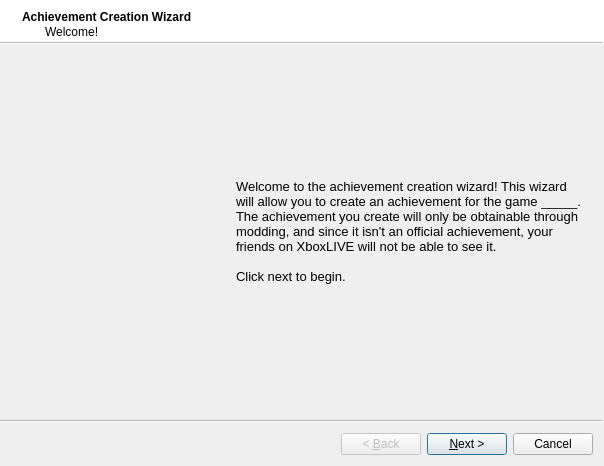
<?xml version="1.0" encoding="UTF-8"?>
<ui version="4.0">
 <class>AchievementCreationWizard</class>
 <widget class="QWizard" name="AchievementCreationWizard">
  <property name="geometry">
   <rect>
    <x>0</x>
    <y>0</y>
    <width>604</width>
    <height>466</height>
   </rect>
  </property>
  <property name="windowTitle">
   <string>Wizard</string>
  </property>
  <property name="wizardStyle">
   <enum>QWizard::AeroStyle</enum>
  </property>
  <property name="titleFormat">
   <enum>Qt::RichText</enum>
  </property>
  <property name="subTitleFormat">
   <enum>Qt::RichText</enum>
  </property>
  <widget class="QWizardPage" name="wizardPage1">
   <property name="title">
    <string>Achievement Creation Wizard</string>
   </property>
   <property name="subTitle">
    <string>Welcome!</string>
   </property>
   <layout class="QVBoxLayout" name="verticalLayout">
    <item>
     <spacer name="verticalSpacer">
      <property name="orientation">
       <enum>Qt::Vertical</enum>
      </property>
      <property name="sizeHint" stdset="0">
       <size>
        <width>20</width>
        <height>40</height>
       </size>
      </property>
     </spacer>
    </item>
    <item>
     <layout class="QHBoxLayout" name="horizontalLayout" stretch="0,1,6">
      <item>
       <widget class="QLabel" name="label">
        <property name="minimumSize">
         <size>
          <width>150</width>
          <height>300</height>
         </size>
        </property>
        <property name="maximumSize">
         <size>
          <width>150</width>
          <height>300</height>
         </size>
        </property>
        <property name="text">
         <string/>
        </property>
        <property name="pixmap">
         <pixmap resource="Resources.qrc">:/Images/achievement creation.png</pixmap>
        </property>
        <property name="scaledContents">
         <bool>true</bool>
        </property>
       </widget>
      </item>
      <item>
       <spacer name="horizontalSpacer_7">
        <property name="orientation">
         <enum>Qt::Horizontal</enum>
        </property>
        <property name="sizeHint" stdset="0">
         <size>
          <width>40</width>
          <height>20</height>
         </size>
        </property>
       </spacer>
      </item>
      <item>
       <widget class="QLabel" name="label_3">
        <property name="text">
         <string>&lt;!DOCTYPE HTML PUBLIC &quot;-//W3C//DTD HTML 4.0//EN&quot; &quot;http://www.w3.org/TR/REC-html40/strict.dtd&quot;&gt;
&lt;html&gt;&lt;head&gt;&lt;meta name=&quot;qrichtext&quot; content=&quot;1&quot; /&gt;&lt;style type=&quot;text/css&quot;&gt;
p, li { white-space: pre-wrap; }
&lt;/style&gt;&lt;/head&gt;&lt;body style=&quot; font-family:'MS Shell Dlg 2'; font-size:8.25pt; font-weight:400; font-style:normal;&quot;&gt;
&lt;p style=&quot; margin-top:0px; margin-bottom:0px; margin-left:0px; margin-right:0px; -qt-block-indent:0; text-indent:0px;&quot;&gt;&lt;span style=&quot; font-size:10pt;&quot;&gt;Welcome to the achievement creation wizard! This wizard will allow you to create an achievement for the game _____. The achievement you create will only be obtainable through modding, and since it isn't an official achievement, your friends on XboxLIVE will not be able to see it.&lt;/span&gt;&lt;/p&gt;
&lt;p style=&quot;-qt-paragraph-type:empty; margin-top:0px; margin-bottom:0px; margin-left:0px; margin-right:0px; -qt-block-indent:0; text-indent:0px; font-size:10pt;&quot;&gt;&lt;/p&gt;
&lt;p style=&quot; margin-top:0px; margin-bottom:0px; margin-left:0px; margin-right:0px; -qt-block-indent:0; text-indent:0px;&quot;&gt;&lt;span style=&quot; font-size:10pt;&quot;&gt;Click next to begin.&lt;/span&gt;&lt;/p&gt;&lt;/body&gt;&lt;/html&gt;</string>
        </property>
        <property name="wordWrap">
         <bool>true</bool>
        </property>
       </widget>
      </item>
     </layout>
    </item>
    <item>
     <spacer name="verticalSpacer_2">
      <property name="orientation">
       <enum>Qt::Vertical</enum>
      </property>
      <property name="sizeHint" stdset="0">
       <size>
        <width>20</width>
        <height>40</height>
       </size>
      </property>
     </spacer>
    </item>
   </layout>
  </widget>
  <widget class="QWizardPage" name="wizardPage2">
   <property name="title">
    <string>Name and Description</string>
   </property>
   <property name="subTitle">
    <string>Choose the text that you want the gamer to see</string>
   </property>
   <layout class="QVBoxLayout" name="verticalLayout_5">
    <item>
     <layout class="QHBoxLayout" name="horizontalLayout_4" stretch="0,1,6">
      <item>
       <widget class="QLabel" name="label_6">
        <property name="minimumSize">
         <size>
          <width>150</width>
          <height>300</height>
         </size>
        </property>
        <property name="maximumSize">
         <size>
          <width>150</width>
          <height>300</height>
         </size>
        </property>
        <property name="text">
         <string/>
        </property>
        <property name="pixmap">
         <pixmap resource="Resources.qrc">:/Images/achievement creation.png</pixmap>
        </property>
        <property name="scaledContents">
         <bool>true</bool>
        </property>
       </widget>
      </item>
      <item>
       <spacer name="horizontalSpacer_6">
        <property name="orientation">
         <enum>Qt::Horizontal</enum>
        </property>
        <property name="sizeHint" stdset="0">
         <size>
          <width>40</width>
          <height>20</height>
         </size>
        </property>
       </spacer>
      </item>
      <item>
       <layout class="QVBoxLayout" name="verticalLayout_4">
        <item>
         <layout class="QHBoxLayout" name="horizontalLayout_3">
          <item>
           <widget class="QLabel" name="label_4">
            <property name="text">
             <string>&lt;!DOCTYPE HTML PUBLIC &quot;-//W3C//DTD HTML 4.0//EN&quot; &quot;http://www.w3.org/TR/REC-html40/strict.dtd&quot;&gt;
&lt;html&gt;&lt;head&gt;&lt;meta name=&quot;qrichtext&quot; content=&quot;1&quot; /&gt;&lt;style type=&quot;text/css&quot;&gt;
p, li { white-space: pre-wrap; }
&lt;/style&gt;&lt;/head&gt;&lt;body style=&quot; font-family:'MS Shell Dlg 2'; font-size:8.25pt; font-weight:400; font-style:normal;&quot;&gt;
&lt;p style=&quot; margin-top:0px; margin-bottom:0px; margin-left:0px; margin-right:0px; -qt-block-indent:0; text-indent:0px;&quot;&gt;&lt;span style=&quot; font-size:8pt;&quot;&gt;Name:&lt;/span&gt;&lt;/p&gt;&lt;/body&gt;&lt;/html&gt;</string>
            </property>
           </widget>
          </item>
          <item>
           <widget class="QLineEdit" name="txtName">
            <property name="maxLength">
             <number>32</number>
            </property>
           </widget>
          </item>
         </layout>
        </item>
        <item>
         <spacer name="verticalSpacer_3">
          <property name="orientation">
           <enum>Qt::Vertical</enum>
          </property>
          <property name="sizeHint" stdset="0">
           <size>
            <width>20</width>
            <height>40</height>
           </size>
          </property>
         </spacer>
        </item>
        <item>
         <layout class="QHBoxLayout" name="horizontalLayout_2">
          <item>
           <layout class="QVBoxLayout" name="verticalLayout_2">
            <item>
             <widget class="QLabel" name="label_5">
              <property name="text">
               <string>&lt;!DOCTYPE HTML PUBLIC &quot;-//W3C//DTD HTML 4.0//EN&quot; &quot;http://www.w3.org/TR/REC-html40/strict.dtd&quot;&gt;
&lt;html&gt;&lt;head&gt;&lt;meta name=&quot;qrichtext&quot; content=&quot;1&quot; /&gt;&lt;style type=&quot;text/css&quot;&gt;
p, li { white-space: pre-wrap; }
&lt;/style&gt;&lt;/head&gt;&lt;body style=&quot; font-family:'MS Shell Dlg 2'; font-size:8.25pt; font-weight:400; font-style:normal;&quot;&gt;
&lt;p style=&quot; margin-top:0px; margin-bottom:0px; margin-left:0px; margin-right:0px; -qt-block-indent:0; text-indent:0px;&quot;&gt;&lt;span style=&quot; font-size:8pt;&quot;&gt;Locked Description:&lt;/span&gt;&lt;/p&gt;&lt;/body&gt;&lt;/html&gt;</string>
              </property>
             </widget>
            </item>
            <item>
             <widget class="QPlainTextEdit" name="txtLockDesc"/>
            </item>
           </layout>
          </item>
         </layout>
        </item>
        <item>
         <spacer name="verticalSpacer_4">
          <property name="orientation">
           <enum>Qt::Vertical</enum>
          </property>
          <property name="sizeHint" stdset="0">
           <size>
            <width>20</width>
            <height>40</height>
           </size>
          </property>
         </spacer>
        </item>
        <item>
         <layout class="QVBoxLayout" name="verticalLayout_3">
          <item>
           <widget class="QLabel" name="label_7">
            <property name="text">
             <string>&lt;!DOCTYPE HTML PUBLIC &quot;-//W3C//DTD HTML 4.0//EN&quot; &quot;http://www.w3.org/TR/REC-html40/strict.dtd&quot;&gt;
&lt;html&gt;&lt;head&gt;&lt;meta name=&quot;qrichtext&quot; content=&quot;1&quot; /&gt;&lt;style type=&quot;text/css&quot;&gt;
p, li { white-space: pre-wrap; }
&lt;/style&gt;&lt;/head&gt;&lt;body style=&quot; font-family:'MS Shell Dlg 2'; font-size:8.25pt; font-weight:400; font-style:normal;&quot;&gt;
&lt;p style=&quot; margin-top:0px; margin-bottom:0px; margin-left:0px; margin-right:0px; -qt-block-indent:0; text-indent:0px;&quot;&gt;&lt;span style=&quot; font-size:8pt;&quot;&gt;Unlocked Description:&lt;/span&gt;&lt;/p&gt;&lt;/body&gt;&lt;/html&gt;</string>
            </property>
           </widget>
          </item>
          <item>
           <widget class="QPlainTextEdit" name="txtUnlockDesc"/>
          </item>
         </layout>
        </item>
       </layout>
      </item>
     </layout>
    </item>
   </layout>
  </widget>
  <widget class="QWizardPage" name="wizardPage">
   <property name="title">
    <string>Thumbnail</string>
   </property>
   <property name="subTitle">
    <string>Choose the image that will represent the achievement</string>
   </property>
   <layout class="QGridLayout" name="gridLayout">
    <item row="1" column="0">
     <layout class="QHBoxLayout" name="horizontalLayout_6" stretch="0,1,6">
      <item>
       <widget class="QLabel" name="label_8">
        <property name="minimumSize">
         <size>
          <width>150</width>
          <height>300</height>
         </size>
        </property>
        <property name="maximumSize">
         <size>
          <width>150</width>
          <height>300</height>
         </size>
        </property>
        <property name="text">
         <string/>
        </property>
        <property name="pixmap">
         <pixmap resource="Resources.qrc">:/Images/achievement creation.png</pixmap>
        </property>
        <property name="scaledContents">
         <bool>true</bool>
        </property>
       </widget>
      </item>
      <item>
       <spacer name="horizontalSpacer_8">
        <property name="orientation">
         <enum>Qt::Horizontal</enum>
        </property>
        <property name="sizeHint" stdset="0">
         <size>
          <width>40</width>
          <height>20</height>
         </size>
        </property>
       </spacer>
      </item>
      <item>
       <layout class="QVBoxLayout" name="verticalLayout_7" stretch="1,1">
        <item>
         <layout class="QHBoxLayout" name="horizontalLayout_5">
          <item>
           <spacer name="horizontalSpacer">
            <property name="orientation">
             <enum>Qt::Horizontal</enum>
            </property>
            <property name="sizeHint" stdset="0">
             <size>
              <width>40</width>
              <height>20</height>
             </size>
            </property>
           </spacer>
          </item>
          <item>
           <layout class="QVBoxLayout" name="verticalLayout_6">
            <item>
             <spacer name="verticalSpacer_15">
              <property name="orientation">
               <enum>Qt::Vertical</enum>
              </property>
              <property name="sizeHint" stdset="0">
               <size>
                <width>20</width>
                <height>40</height>
               </size>
              </property>
             </spacer>
            </item>
            <item>
             <widget class="QLabel" name="imgThumbnail">
              <property name="minimumSize">
               <size>
                <width>64</width>
                <height>64</height>
               </size>
              </property>
              <property name="maximumSize">
               <size>
                <width>64</width>
                <height>64</height>
               </size>
              </property>
              <property name="text">
               <string/>
              </property>
              <property name="pixmap">
               <pixmap resource="Resources.qrc">:/Images/HiddenAchievement.png</pixmap>
              </property>
              <property name="scaledContents">
               <bool>true</bool>
              </property>
             </widget>
            </item>
            <item>
             <widget class="QPushButton" name="pushButton">
              <property name="minimumSize">
               <size>
                <width>64</width>
                <height>0</height>
               </size>
              </property>
              <property name="maximumSize">
               <size>
                <width>64</width>
                <height>16777215</height>
               </size>
              </property>
              <property name="text">
               <string>...</string>
              </property>
             </widget>
            </item>
           </layout>
          </item>
          <item>
           <spacer name="horizontalSpacer_2">
            <property name="orientation">
             <enum>Qt::Horizontal</enum>
            </property>
            <property name="sizeHint" stdset="0">
             <size>
              <width>40</width>
              <height>20</height>
             </size>
            </property>
           </spacer>
          </item>
         </layout>
        </item>
        <item>
         <widget class="QLabel" name="label_10">
          <property name="text">
           <string>&lt;!DOCTYPE HTML PUBLIC &quot;-//W3C//DTD HTML 4.0//EN&quot; &quot;http://www.w3.org/TR/REC-html40/strict.dtd&quot;&gt;
&lt;html&gt;&lt;head&gt;&lt;meta name=&quot;qrichtext&quot; content=&quot;1&quot; /&gt;&lt;style type=&quot;text/css&quot;&gt;
p, li { white-space: pre-wrap; }
&lt;/style&gt;&lt;/head&gt;&lt;body style=&quot; font-family:'MS Shell Dlg 2'; font-size:8.25pt; font-weight:400; font-style:normal;&quot;&gt;
&lt;p style=&quot; margin-top:0px; margin-bottom:0px; margin-left:0px; margin-right:0px; -qt-block-indent:0; text-indent:0px;&quot;&gt;&lt;span style=&quot; font-size:10pt;&quot;&gt;The thumbnail chosen must be 64x64 pixels and it must be a PNG image. The thumbnail for the achievement will be available to the gamer both before and after it has been unlocked.&lt;/span&gt;&lt;/p&gt;&lt;/body&gt;&lt;/html&gt;</string>
          </property>
          <property name="wordWrap">
           <bool>true</bool>
          </property>
         </widget>
        </item>
       </layout>
      </item>
     </layout>
    </item>
    <item row="0" column="0">
     <spacer name="verticalSpacer_5">
      <property name="orientation">
       <enum>Qt::Vertical</enum>
      </property>
      <property name="sizeHint" stdset="0">
       <size>
        <width>20</width>
        <height>40</height>
       </size>
      </property>
     </spacer>
    </item>
    <item row="2" column="0">
     <spacer name="verticalSpacer_6">
      <property name="orientation">
       <enum>Qt::Vertical</enum>
      </property>
      <property name="sizeHint" stdset="0">
       <size>
        <width>20</width>
        <height>40</height>
       </size>
      </property>
     </spacer>
    </item>
   </layout>
  </widget>
  <widget class="QWizardPage" name="wizardPage_2">
   <property name="title">
    <string>Gamerscore</string>
   </property>
   <property name="subTitle">
    <string>Choose the amount of gamerscore to be awared to the gamer upon unlocking it</string>
   </property>
   <layout class="QVBoxLayout" name="verticalLayout_9">
    <item>
     <spacer name="verticalSpacer_7">
      <property name="orientation">
       <enum>Qt::Vertical</enum>
      </property>
      <property name="sizeHint" stdset="0">
       <size>
        <width>20</width>
        <height>40</height>
       </size>
      </property>
     </spacer>
    </item>
    <item>
     <layout class="QHBoxLayout" name="horizontalLayout_8" stretch="0,1,6">
      <item>
       <widget class="QLabel" name="label_11">
        <property name="minimumSize">
         <size>
          <width>150</width>
          <height>300</height>
         </size>
        </property>
        <property name="maximumSize">
         <size>
          <width>150</width>
          <height>300</height>
         </size>
        </property>
        <property name="text">
         <string/>
        </property>
        <property name="pixmap">
         <pixmap resource="Resources.qrc">:/Images/achievement creation.png</pixmap>
        </property>
        <property name="scaledContents">
         <bool>true</bool>
        </property>
       </widget>
      </item>
      <item>
       <spacer name="horizontalSpacer_9">
        <property name="orientation">
         <enum>Qt::Horizontal</enum>
        </property>
        <property name="sizeHint" stdset="0">
         <size>
          <width>40</width>
          <height>20</height>
         </size>
        </property>
       </spacer>
      </item>
      <item>
       <layout class="QVBoxLayout" name="verticalLayout_8">
        <item>
         <layout class="QHBoxLayout" name="horizontalLayout_7">
          <item>
           <spacer name="horizontalSpacer_3">
            <property name="orientation">
             <enum>Qt::Horizontal</enum>
            </property>
            <property name="sizeHint" stdset="0">
             <size>
              <width>40</width>
              <height>20</height>
             </size>
            </property>
           </spacer>
          </item>
          <item>
           <widget class="QSpinBox" name="spnGamerscore">
            <property name="minimumSize">
             <size>
              <width>0</width>
              <height>30</height>
             </size>
            </property>
            <property name="font">
             <font>
              <pointsize>10</pointsize>
             </font>
            </property>
            <property name="suffix">
             <string>G</string>
            </property>
            <property name="minimum">
             <number>0</number>
            </property>
            <property name="maximum">
             <number>2147483647</number>
            </property>
           </widget>
          </item>
         </layout>
        </item>
        <item>
         <widget class="QLabel" name="label_12">
          <property name="text">
           <string>&lt;!DOCTYPE HTML PUBLIC &quot;-//W3C//DTD HTML 4.0//EN&quot; &quot;http://www.w3.org/TR/REC-html40/strict.dtd&quot;&gt;
&lt;html&gt;&lt;head&gt;&lt;meta name=&quot;qrichtext&quot; content=&quot;1&quot; /&gt;&lt;style type=&quot;text/css&quot;&gt;
p, li { white-space: pre-wrap; }
&lt;/style&gt;&lt;/head&gt;&lt;body style=&quot; font-family:'MS Shell Dlg 2'; font-size:8.25pt; font-weight:400; font-style:normal;&quot;&gt;
&lt;p style=&quot; margin-top:0px; margin-bottom:0px; margin-left:0px; margin-right:0px; -qt-block-indent:0; text-indent:0px;&quot;&gt;&lt;span style=&quot; font-size:10pt;&quot;&gt;No matter how much gamerscore is awarded for unlocking this achievement, none if it will go towards the amount seen by your friends. &lt;/span&gt;&lt;/p&gt;&lt;/body&gt;&lt;/html&gt;</string>
          </property>
          <property name="wordWrap">
           <bool>true</bool>
          </property>
         </widget>
        </item>
       </layout>
      </item>
     </layout>
    </item>
    <item>
     <spacer name="verticalSpacer_8">
      <property name="orientation">
       <enum>Qt::Vertical</enum>
      </property>
      <property name="sizeHint" stdset="0">
       <size>
        <width>20</width>
        <height>40</height>
       </size>
      </property>
     </spacer>
    </item>
   </layout>
  </widget>
  <widget class="QWizardPage" name="wizardPage_4">
   <property name="title">
    <string>Achievement Type</string>
   </property>
   <property name="subTitle">
    <string>A category the achievement is put in based on how it is obtainable</string>
   </property>
   <layout class="QVBoxLayout" name="verticalLayout_11">
    <item>
     <spacer name="verticalSpacer_9">
      <property name="orientation">
       <enum>Qt::Vertical</enum>
      </property>
      <property name="sizeHint" stdset="0">
       <size>
        <width>20</width>
        <height>40</height>
       </size>
      </property>
     </spacer>
    </item>
    <item>
     <layout class="QHBoxLayout" name="horizontalLayout_10" stretch="0,1,6">
      <item>
       <widget class="QLabel" name="label_13">
        <property name="minimumSize">
         <size>
          <width>150</width>
          <height>300</height>
         </size>
        </property>
        <property name="maximumSize">
         <size>
          <width>150</width>
          <height>300</height>
         </size>
        </property>
        <property name="text">
         <string/>
        </property>
        <property name="pixmap">
         <pixmap resource="Resources.qrc">:/Images/achievement creation.png</pixmap>
        </property>
        <property name="scaledContents">
         <bool>true</bool>
        </property>
       </widget>
      </item>
      <item>
       <spacer name="horizontalSpacer_10">
        <property name="orientation">
         <enum>Qt::Horizontal</enum>
        </property>
        <property name="sizeHint" stdset="0">
         <size>
          <width>40</width>
          <height>20</height>
         </size>
        </property>
       </spacer>
      </item>
      <item>
       <layout class="QVBoxLayout" name="verticalLayout_10">
        <item>
         <layout class="QHBoxLayout" name="horizontalLayout_9">
          <item>
           <spacer name="horizontalSpacer_4">
            <property name="orientation">
             <enum>Qt::Horizontal</enum>
            </property>
            <property name="sizeHint" stdset="0">
             <size>
              <width>40</width>
              <height>20</height>
             </size>
            </property>
           </spacer>
          </item>
          <item>
           <widget class="QComboBox" name="cmbxType">
            <property name="minimumSize">
             <size>
              <width>0</width>
              <height>30</height>
             </size>
            </property>
            <property name="font">
             <font>
              <pointsize>10</pointsize>
             </font>
            </property>
            <item>
             <property name="text">
              <string>Completion</string>
             </property>
            </item>
            <item>
             <property name="text">
              <string>Leveling</string>
             </property>
            </item>
            <item>
             <property name="text">
              <string>Unlock</string>
             </property>
            </item>
            <item>
             <property name="text">
              <string>Event</string>
             </property>
            </item>
            <item>
             <property name="text">
              <string>Tournament</string>
             </property>
            </item>
            <item>
             <property name="text">
              <string>Checkpoint</string>
             </property>
            </item>
            <item>
             <property name="text">
              <string>Other</string>
             </property>
            </item>
           </widget>
          </item>
         </layout>
        </item>
        <item>
         <widget class="QLabel" name="lblAchievementType">
          <property name="text">
           <string>&lt;!DOCTYPE HTML PUBLIC &quot;-//W3C//DTD HTML 4.0//EN&quot; &quot;http://www.w3.org/TR/REC-html40/strict.dtd&quot;&gt;
&lt;html&gt;&lt;head&gt;&lt;meta name=&quot;qrichtext&quot; content=&quot;1&quot; /&gt;&lt;style type=&quot;text/css&quot;&gt;
p, li { white-space: pre-wrap; }
&lt;/style&gt;&lt;/head&gt;&lt;body style=&quot; font-family:'MS Shell Dlg 2'; font-size:8.25pt; font-weight:400; font-style:normal;&quot;&gt;
&lt;p style=&quot; margin-top:0px; margin-bottom:0px; margin-left:0px; margin-right:0px; -qt-block-indent:0; text-indent:0px;&quot;&gt;&lt;span style=&quot; font-size:10pt;&quot;&gt;The player has completed a game. For example, finishing the single-player campaign or finishing Dynasty Mode.&lt;/span&gt;&lt;/p&gt;&lt;/body&gt;&lt;/html&gt;</string>
          </property>
          <property name="wordWrap">
           <bool>true</bool>
          </property>
         </widget>
        </item>
       </layout>
      </item>
     </layout>
    </item>
    <item>
     <spacer name="verticalSpacer_10">
      <property name="orientation">
       <enum>Qt::Vertical</enum>
      </property>
      <property name="sizeHint" stdset="0">
       <size>
        <width>20</width>
        <height>40</height>
       </size>
      </property>
     </spacer>
    </item>
   </layout>
  </widget>
  <widget class="QWizardPage" name="wizardPage_3">
   <property name="title">
    <string>Secret</string>
   </property>
   <property name="subTitle">
    <string>Choose whether or not the achievement is secret</string>
   </property>
   <layout class="QVBoxLayout" name="verticalLayout_13">
    <item>
     <spacer name="verticalSpacer_11">
      <property name="orientation">
       <enum>Qt::Vertical</enum>
      </property>
      <property name="sizeHint" stdset="0">
       <size>
        <width>20</width>
        <height>40</height>
       </size>
      </property>
     </spacer>
    </item>
    <item>
     <layout class="QHBoxLayout" name="horizontalLayout_12" stretch="0,1,6">
      <item>
       <widget class="QLabel" name="label_14">
        <property name="minimumSize">
         <size>
          <width>150</width>
          <height>300</height>
         </size>
        </property>
        <property name="maximumSize">
         <size>
          <width>150</width>
          <height>300</height>
         </size>
        </property>
        <property name="text">
         <string/>
        </property>
        <property name="pixmap">
         <pixmap resource="Resources.qrc">:/Images/achievement creation.png</pixmap>
        </property>
        <property name="scaledContents">
         <bool>true</bool>
        </property>
       </widget>
      </item>
      <item>
       <spacer name="horizontalSpacer_11">
        <property name="orientation">
         <enum>Qt::Horizontal</enum>
        </property>
        <property name="sizeHint" stdset="0">
         <size>
          <width>40</width>
          <height>20</height>
         </size>
        </property>
       </spacer>
      </item>
      <item>
       <layout class="QVBoxLayout" name="verticalLayout_12">
        <item>
         <layout class="QHBoxLayout" name="horizontalLayout_11">
          <item>
           <spacer name="horizontalSpacer_5">
            <property name="orientation">
             <enum>Qt::Horizontal</enum>
            </property>
            <property name="sizeHint" stdset="0">
             <size>
              <width>40</width>
              <height>20</height>
             </size>
            </property>
           </spacer>
          </item>
          <item>
           <widget class="QComboBox" name="cmbxSecret">
            <property name="minimumSize">
             <size>
              <width>0</width>
              <height>30</height>
             </size>
            </property>
            <property name="font">
             <font>
              <pointsize>10</pointsize>
             </font>
            </property>
            <item>
             <property name="text">
              <string>Not Secret</string>
             </property>
            </item>
            <item>
             <property name="text">
              <string>Secret</string>
             </property>
            </item>
           </widget>
          </item>
         </layout>
        </item>
        <item>
         <widget class="QLabel" name="lblAchievementType_2">
          <property name="text">
           <string>&lt;!DOCTYPE HTML PUBLIC &quot;-//W3C//DTD HTML 4.0//EN&quot; &quot;http://www.w3.org/TR/REC-html40/strict.dtd&quot;&gt;
&lt;html&gt;&lt;head&gt;&lt;meta name=&quot;qrichtext&quot; content=&quot;1&quot; /&gt;&lt;style type=&quot;text/css&quot;&gt;
p, li { white-space: pre-wrap; }
&lt;/style&gt;&lt;/head&gt;&lt;body style=&quot; font-family:'MS Shell Dlg 2'; font-size:8.25pt; font-weight:400; font-style:normal;&quot;&gt;
&lt;p style=&quot; margin-top:0px; margin-bottom:0px; margin-left:0px; margin-right:0px; -qt-block-indent:0; text-indent:0px;&quot;&gt;&lt;span style=&quot; font-size:10pt;&quot;&gt;If the achievement if secret, then the gamer cannot see a description of the achievement before it is unlocked. Therefore the player will not know how to obtain the achievement.&lt;/span&gt;&lt;/p&gt;&lt;/body&gt;&lt;/html&gt;</string>
          </property>
          <property name="wordWrap">
           <bool>true</bool>
          </property>
         </widget>
        </item>
       </layout>
      </item>
     </layout>
    </item>
    <item>
     <spacer name="verticalSpacer_12">
      <property name="orientation">
       <enum>Qt::Vertical</enum>
      </property>
      <property name="sizeHint" stdset="0">
       <size>
        <width>20</width>
        <height>40</height>
       </size>
      </property>
     </spacer>
    </item>
   </layout>
  </widget>
  <widget class="QWizardPage" name="wizardPage_5">
   <property name="title">
    <string>The End</string>
   </property>
   <property name="subTitle">
    <string>You're done</string>
   </property>
   <layout class="QVBoxLayout" name="verticalLayout_14">
    <item>
     <spacer name="verticalSpacer_13">
      <property name="orientation">
       <enum>Qt::Vertical</enum>
      </property>
      <property name="sizeHint" stdset="0">
       <size>
        <width>20</width>
        <height>40</height>
       </size>
      </property>
     </spacer>
    </item>
    <item>
     <layout class="QHBoxLayout" name="horizontalLayout_13" stretch="0,1,6">
      <item>
       <widget class="QLabel" name="label_15">
        <property name="minimumSize">
         <size>
          <width>150</width>
          <height>300</height>
         </size>
        </property>
        <property name="maximumSize">
         <size>
          <width>150</width>
          <height>300</height>
         </size>
        </property>
        <property name="text">
         <string/>
        </property>
        <property name="pixmap">
         <pixmap resource="Resources.qrc">:/Images/achievement creation.png</pixmap>
        </property>
        <property name="scaledContents">
         <bool>true</bool>
        </property>
       </widget>
      </item>
      <item>
       <spacer name="horizontalSpacer_12">
        <property name="orientation">
         <enum>Qt::Horizontal</enum>
        </property>
        <property name="sizeHint" stdset="0">
         <size>
          <width>40</width>
          <height>20</height>
         </size>
        </property>
       </spacer>
      </item>
      <item>
       <widget class="QLabel" name="lblAchievementType_3">
        <property name="text">
         <string>&lt;!DOCTYPE HTML PUBLIC &quot;-//W3C//DTD HTML 4.0//EN&quot; &quot;http://www.w3.org/TR/REC-html40/strict.dtd&quot;&gt;
&lt;html&gt;&lt;head&gt;&lt;meta name=&quot;qrichtext&quot; content=&quot;1&quot; /&gt;&lt;style type=&quot;text/css&quot;&gt;
p, li { white-space: pre-wrap; }
&lt;/style&gt;&lt;/head&gt;&lt;body style=&quot; font-family:'MS Shell Dlg 2'; font-size:8.25pt; font-weight:400; font-style:normal;&quot;&gt;
&lt;p style=&quot; margin-top:0px; margin-bottom:0px; margin-left:0px; margin-right:0px; -qt-block-indent:0; text-indent:0px;&quot;&gt;&lt;span style=&quot; font-size:10pt;&quot;&gt;You have successfully created a custom achievement. Click finish to add the achievement to &lt;/span&gt;&lt;/p&gt;&lt;/body&gt;&lt;/html&gt;</string>
        </property>
        <property name="wordWrap">
         <bool>true</bool>
        </property>
       </widget>
      </item>
     </layout>
    </item>
    <item>
     <spacer name="verticalSpacer_14">
      <property name="orientation">
       <enum>Qt::Vertical</enum>
      </property>
      <property name="sizeHint" stdset="0">
       <size>
        <width>20</width>
        <height>40</height>
       </size>
      </property>
     </spacer>
    </item>
   </layout>
  </widget>
 </widget>
 <resources>
  <include location="Resources.qrc"/>
 </resources>
 <connections/>
</ui>
